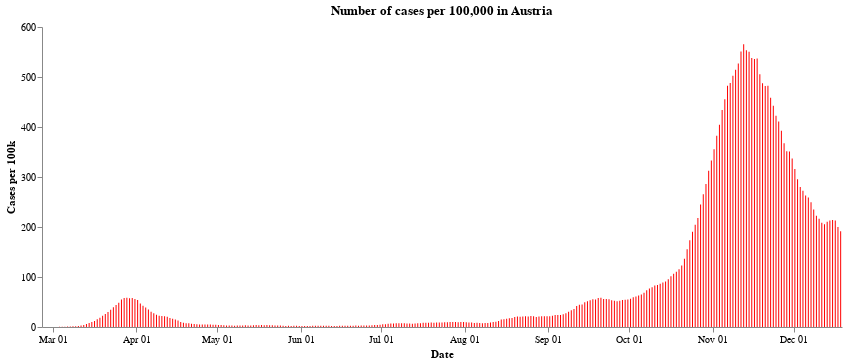

This figure's notebook cell:
### Markdown cell above
First we have the number of cases per 100,000 population across the whole of Austria. After a very sharp rise in cases during the end of October and the middle of November, the number of new cases have fallen due to the second lockdown. At the time of writting, the cases seem to have levelled off a little - though the Austrian government announced a third lockdown lasting a month starting from the 26th of December, in the expectation that cases will continue to rise over the festive period.

### Code cell
#collapse
import altair as alt

alt.Chart(all_austria).mark_bar(
    color='red',
    opacity=1,
    size=1
).encode(
    x=alt.X("monthdate(Time):T", axis=alt.Axis(title='Date')),
    y=alt.Y("SiebenTageInzidenzFaelle:Q",
            axis=alt.Axis(title='Cases per 100k')),
).configure_axis(grid=False).configure_view(strokeWidth=0).properties(
    title='Number of cases per 100,000 in Austria', width=800
)

### Figure 1 — Vega-Lite specification as saved in the notebook (floating-point values rounded to 4 significant figures; data arrays with more than 128 entries replaced by an {"elided": "..."} marker saying what was removed)
{"config": {"view": {"continuousWidth": 400, "continuousHeight": 300, "strokeWidth": 0}, "axis": {"grid": false}}, "data": {"name": "data-fc5ead4497bb9db1c01e932c9c25ac27"}, "mark": {"type": "bar", "color": "red", "opacity": 1, "size": 1}, "encoding": {"x": {"type": "temporal", "axis": {"title": "Date"}, "field": "Time", "timeUnit": "monthdate"}, "y": {"type": "quantitative", "axis": {"title": "Cases per 100k"}, "field": "SiebenTageInzidenzFaelle"}}, "title": "Number of cases per 100,000 in Austria", "width": 800, "$schema": "https://vega.github.io/schema/vega-lite/v4.8.1.json", "datasets": {"data-fc5ead4497bb9db1c01e932c9c25ac27": {"elided": "297 records"}}}
